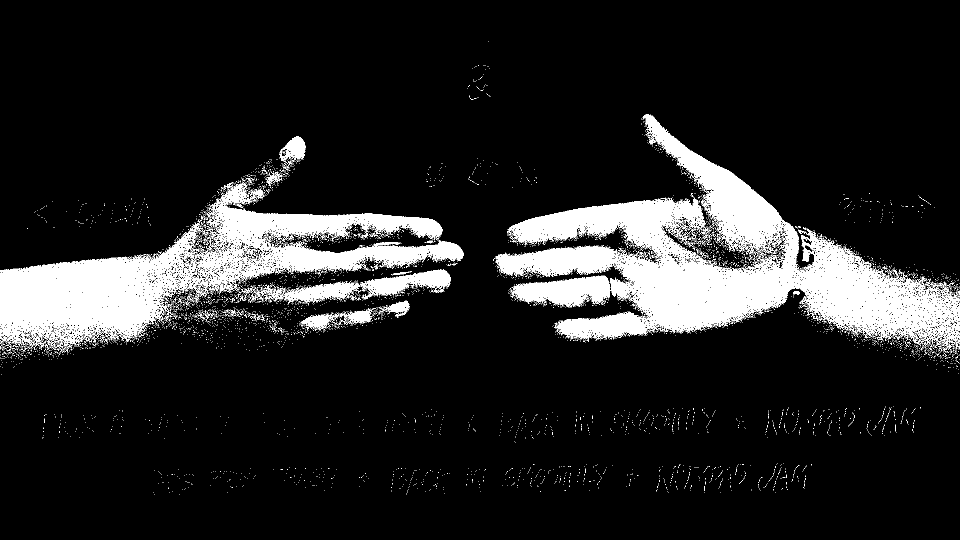
#> input picture img/landing_plate.png, 1920 x 1080 px, found by its file name (shown at 1/2 size)
$ python build_hands.py
#> lines starting #> are read from the running program, lines starting #| are printed output that depends on the picture; after the words box and inside, x2 and y2 are one past the last pixel; in counts of white or black regions, pixels touching at a corner belong together
#> in main, plate is the input picture: shape (1080, 1920); 11.4% white; 6883 white regions (6806 under 20 px), largest, box (x1, y1, x2, y2) and area: (986, 228, 1920, 698) 127600, (0, 367, 927, 696) 80510, (720, 538, 902, 599) 4478
#> in main, `grey = plate[y0:y1, x0:x1].copy()`: grey: shape (510, 648); 18.4% white; 2772 white regions (2725 under 20 px), largest, box (x1, y1, x2, y2) and area: (0, 117, 627, 399) 41877, (420, 288, 602, 349) 4478, (221, 312, 421, 357) 3334
#!/usr/bin/env python3
"""Cuts the BACK control's hands out of the landing plate.

Superseded for the site itself by `build_beckon.py`, which cuts the same two
hands out of the rock-paper-scissors count-in as the two frames of a beckon —
the control now waves rather than being jiggled in CSS. This is kept as what it
always was: the still, straight off the landing, and the record of how that cut
was found.

The back control is the other person's hand reaching in from the edge the
landing is behind, so the art has to be the same two hands the landing shows —
Salva's from the left, Pita's from the right — not a new drawing.

Every other overlay asset is baked at its final 1920x1080 stage size, and this
one has to be too: the plate is 1-bit dither, so scaling a 650px hand down to
150px in the browser averages the noise into grey and the crunch is gone. Each
hand is therefore area-downsampled to its on-screen size and re-dithered there,
white with probability equal to the local tone — the same trade the frame build
makes, at the size the pixel actually lands on.

Writes site/img/ui/hand_{pita,salva}.png (fingers pointing in from the side) and
hand_{pita,salva}_v.png (the same hand turned to point up, for the & and the
campaign pages, where the control sits on a horizontal edge).

    python3 tools/build_hands.py
"""

from collections import deque
from pathlib import Path

import numpy as np
from PIL import Image, ImageFilter

ROOT = Path(__file__).resolve().parent.parent
PLATE = ROOT / 'site' / 'img' / 'landing_plate.png'
OUT = ROOT / 'site' / 'img' / 'ui'

# Generous boxes around each hand, cutting the arm off well before the frame
# edge: the crop edge is what reads as the arm continuing off screen. The stray
# overlay glyphs that fall inside them are dropped by the component pass below.
CROPS = {
    'salva': (300, 250, 948, 760),    # left hand  — arm at the crop's left edge
    'pita': (985, 205, 1690, 760),    # right hand — arm at the crop's right edge
}

WIDE = 150   # on-screen width of the hand on Pita's and Salva's pages
TALL = 150   # on-screen length of the hand on the & and the campaign pages
INK = 30     # tone above which a blurred plate pixel counts as subject
BRIDGE = 8   # blur radius used to read that tone — see solid()


def solid(grey):
    """A filled mask of where the subject is.

    The plate is dither, so the hand is not one connected run of white pixels —
    thresholding it directly gives thousands of speckles, and the largest of
    those is a highlight, not a hand. Blurring first turns local dither density
    back into tone, which is connected.

    The blur has to be wide enough to bridge the black gap between Salva's
    thumb and his fingers — cut narrower, the thumb is its own component and the
    hand comes out as a flat paddle — and no wider, or it also bridges the
    lettering that this is here to drop.
    """
    blur = Image.fromarray(grey).filter(ImageFilter.GaussianBlur(BRIDGE))
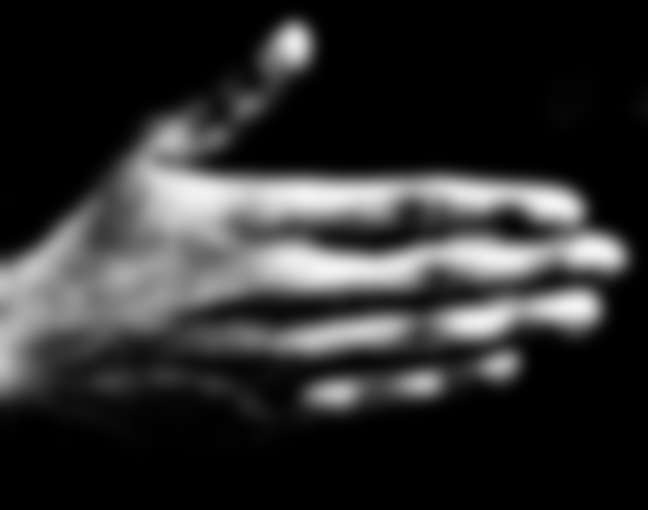
#> blur: PIL image 648x510 L; min 0, max 244, mean 46.9
    return largest_blob(np.asarray(blur) > INK)


def largest_blob(mask):
    """The hand, without the overlay lettering that shares its crop."""
    seen = np.zeros(mask.shape, bool)
    best = None
    for sy, sx in zip(*np.nonzero(mask)):
        if seen[sy, sx]:
            continue
        blob = []
        q = deque([(sy, sx)])
        seen[sy, sx] = True
        while q:
            y, x = q.popleft()
            blob.append((y, x))
            for ny, nx in ((y - 1, x), (y + 1, x), (y, x - 1), (y, x + 1)):
                if 0 <= ny < mask.shape[0] and 0 <= nx < mask.shape[1] \
                        and mask[ny, nx] and not seen[ny, nx]:
                    seen[ny, nx] = True
                    q.append((ny, nx))
        if best is None or len(blob) > len(best):
            best = blob
#> this loop made 125383 passes
#> (sy, sx) on passes 1 to 12: (16, 288), (16, 289), (16, 290), (16, 291), (16, 292), (16, 293), (16, 294), (16, 295), (16, 296), (16, 297), (16, 298), (16, 299)
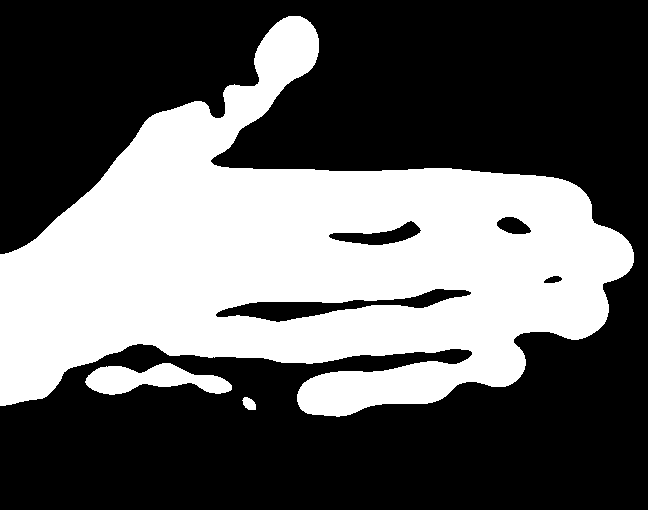
#> seen: shape (510, 648) bool; 37.9% white; 3 white regions, box (x1, y1, x2, y2) and area: (0, 16, 634, 417) 122545, (85, 363, 232, 395) 2708, (242, 397, 256, 410) 130
    out = np.zeros(mask.shape, bool)
    ys, xs = zip(*best)
#> ys = 122545 items; xs = 122545 items
    out[list(ys), list(xs)] = True
    return out


def bake(grey, width, rng):
    """Area-downsample to `width`, then re-dither at that size."""
    h = max(1, round(grey.shape[0] * width / grey.shape[1]))
    small = np.asarray(
        Image.fromarray(grey).resize((width, h), Image.BOX), np.float32) / 255
    # The dither the plate itself uses, read backwards: the tone of a patch is
    # how much of it is white, so tone is the probability each pixel is white.
    alpha = (rng.random(small.shape) < small) * 255
    rgba = np.zeros(small.shape + (4,), np.uint8)
    rgba[..., 0:3] = 255                       # the art is white on black
    rgba[..., 3] = alpha.astype(np.uint8)
    return Image.fromarray(rgba)


def main():
    plate = np.asarray(Image.open(PLATE).convert('L'))
    rng = np.random.default_rng(7)             # reproducible builds
    OUT.mkdir(parents=True, exist_ok=True)

    for who, (x0, y0, x1, y1) in CROPS.items():
        grey = plate[y0:y1, x0:x1].copy()
        grey[~solid(grey)] = 0
#> in solid, `return largest_blob(np.asarray(blur) > INK)`:
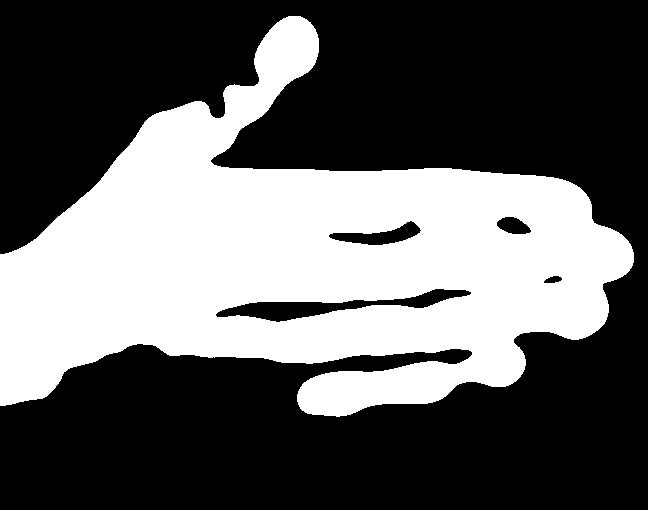
#> returned value: shape (510, 648) bool; 37.1% white; 1 white region, box (x1, y1, x2, y2) and area: (0, 16, 634, 417) 122545
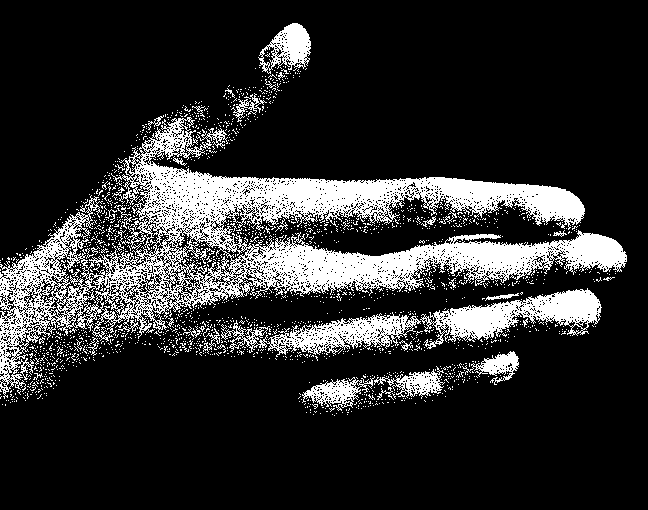
#> grey: shape (510, 648); 17.9% white; 1880 white regions (1838 under 20 px), largest, box (x1, y1, x2, y2) and area: (0, 117, 627, 399) 41877, (420, 288, 602, 349) 4478, (221, 312, 421, 357) 3334
        ys, xs = np.nonzero(grey)
        grey = grey[ys.min():ys.max() + 1, xs.min():xs.max() + 1]
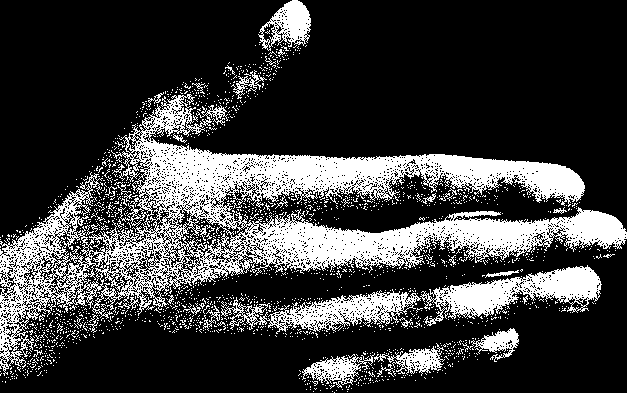
#> grey: shape (393, 627); 24% white; 1880 white regions (1838 under 20 px), largest, box (x1, y1, x2, y2) and area: (0, 94, 627, 376) 41877, (420, 265, 602, 326) 4478, (221, 289, 421, 334) 3334

        bake(grey, WIDE, rng).save(OUT / f'hand_{who}.png')
#> in bake, `small = np.asarray( Image.fromarray(grey).resize((width, h), Image.BOX..`:
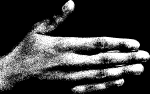
#> small: shape (94, 150) float32; min 0, max 1, mean 0.241
#> in bake, `alpha = (rng.random(small.shape) < small) * 255`: alpha: shape (94, 150) int64; 23.9% white; 103 white regions (96 under 20 px), largest, box (x1, y1, x2, y2) and area: (0, 22, 150, 90) 2462, (103, 64, 144, 76) 261, (53, 69, 102, 80) 231
        # Turned so the fingers point up, arm hanging off the bottom. Salva's
        # hand comes in from the left, so it turns anticlockwise; Pita's, from
        # the right, turns the other way. Both then face the same way they face
        # each other on the landing.
        turn = Image.ROTATE_90 if who == 'salva' else Image.ROTATE_270
        bake(grey, TALL, rng).transpose(turn).save(OUT / f'hand_{who}_v.png')
#> call 2 of bake, with width = 150
#> in bake (call 2), `alpha = (rng.random(small.shape) < small) * 255`:
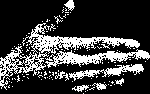
#> alpha: shape (94, 150) int64; 24% white; 103 white regions (94 under 20 px), largest, box (x1, y1, x2, y2) and area: (22, 23, 140, 54) 1062, (45, 49, 150, 68) 791, (0, 46, 49, 90) 610

        for suffix in ('', '_v'):
            im = Image.open(OUT / f'hand_{who}{suffix}.png')
            print(f'hand_{who}{suffix}.png  {im.width}x{im.height}')
#| hand_salva.png  150x94


if __name__ == '__main__':
    main()
